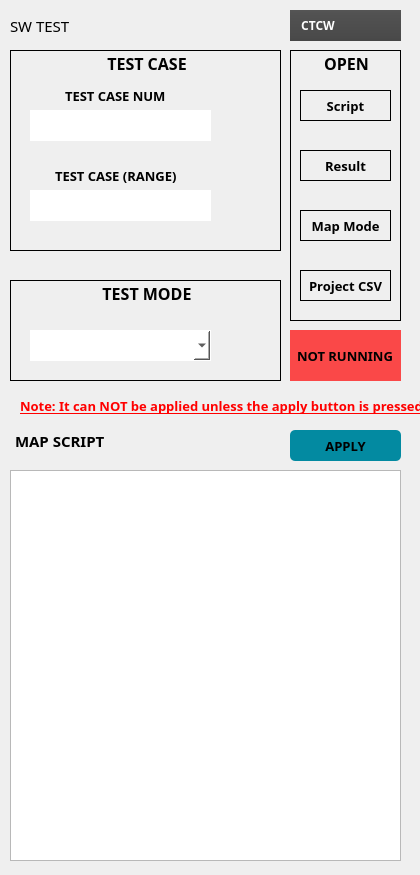
<?xml version="1.0" encoding="UTF-8"?>
<ui version="4.0">
 <class>Form</class>
 <widget class="QWidget" name="Form">
  <property name="geometry">
   <rect>
    <x>0</x>
    <y>0</y>
    <width>420</width>
    <height>875</height>
   </rect>
  </property>
  <property name="sizePolicy">
   <sizepolicy hsizetype="Expanding" vsizetype="Expanding">
    <horstretch>0</horstretch>
    <verstretch>0</verstretch>
   </sizepolicy>
  </property>
  <property name="windowTitle">
   <string>SW TEST QT</string>
  </property>
  <widget class="QLabel" name="label_name">
   <property name="geometry">
    <rect>
     <x>10</x>
     <y>10</y>
     <width>141</width>
     <height>31</height>
    </rect>
   </property>
   <property name="font">
    <font>
     <family>LG Smart UI SemiBold</family>
     <pointsize>11</pointsize>
    </font>
   </property>
   <property name="text">
    <string>SW TEST</string>
   </property>
  </widget>
  <widget class="QGroupBox" name="Test_Case_groupBox">
   <property name="geometry">
    <rect>
     <x>10</x>
     <y>50</y>
     <width>271</width>
     <height>201</height>
    </rect>
   </property>
   <property name="font">
    <font>
     <family>Arial Black</family>
     <pointsize>12</pointsize>
     <weight>75</weight>
     <bold>true</bold>
    </font>
   </property>
   <property name="styleSheet">
    <string notr="true">border: 1px solid black;</string>
   </property>
   <property name="title">
    <string>TEST CASE</string>
   </property>
   <property name="alignment">
    <set>Qt::AlignCenter</set>
   </property>
   <widget class="QPushButton" name="btn_TESTCASE_Start">
    <property name="geometry">
     <rect>
      <x>200</x>
      <y>60</y>
      <width>61</width>
      <height>31</height>
     </rect>
    </property>
    <property name="font">
     <font>
      <family>Arial Black</family>
      <pointsize>10</pointsize>
      <weight>75</weight>
      <bold>true</bold>
     </font>
    </property>
    <property name="styleSheet">
     <string notr="true">QPushButton{
border: 1px solid transparent;
}
QPushButton::pressed{
background-color : blue; color: blue
}
QPushButton::hover{
background-color: lightgreen;
}</string>
    </property>
    <property name="text">
     <string/>
    </property>
    <property name="icon">
     <iconset>
      <normaloff>../img/start.png</normaloff>../img/start.png</iconset>
    </property>
    <property name="iconSize">
     <size>
      <width>30</width>
      <height>30</height>
     </size>
    </property>
   </widget>
   <widget class="QLabel" name="label_3">
    <property name="geometry">
     <rect>
      <x>40</x>
      <y>110</y>
      <width>201</width>
      <height>31</height>
     </rect>
    </property>
    <property name="font">
     <font>
      <family>Arial Black</family>
      <pointsize>10</pointsize>
      <weight>75</weight>
      <bold>true</bold>
     </font>
    </property>
    <property name="styleSheet">
     <string notr="true">border: 1px solid transparent;</string>
    </property>
    <property name="text">
     <string>TEST CASE (RANGE)</string>
    </property>
   </widget>
   <widget class="QLabel" name="label_2">
    <property name="geometry">
     <rect>
      <x>50</x>
      <y>30</y>
      <width>161</width>
      <height>31</height>
     </rect>
    </property>
    <property name="font">
     <font>
      <family>Arial Black</family>
      <pointsize>10</pointsize>
      <weight>75</weight>
      <bold>true</bold>
     </font>
    </property>
    <property name="styleSheet">
     <string notr="true">border: 1px solid transparent;</string>
    </property>
    <property name="text">
     <string>TEST CASE NUM</string>
    </property>
   </widget>
   <widget class="QPushButton" name="btn_TESTCASE_Start_range">
    <property name="geometry">
     <rect>
      <x>200</x>
      <y>140</y>
      <width>61</width>
      <height>31</height>
     </rect>
    </property>
    <property name="font">
     <font>
      <family>Arial Black</family>
      <pointsize>10</pointsize>
      <weight>75</weight>
      <bold>true</bold>
     </font>
    </property>
    <property name="styleSheet">
     <string notr="true">QPushButton{
border: 1px solid transparent;
}
QPushButton::pressed{
background-color : blue; color: blue
}
QPushButton::hover{
background-color: lightgreen;
}</string>
    </property>
    <property name="text">
     <string/>
    </property>
    <property name="icon">
     <iconset>
      <normaloff>../img/start.png</normaloff>../img/start.png</iconset>
    </property>
    <property name="iconSize">
     <size>
      <width>30</width>
      <height>30</height>
     </size>
    </property>
   </widget>
   <widget class="QLineEdit" name="line_Testcase_num">
    <property name="geometry">
     <rect>
      <x>20</x>
      <y>60</y>
      <width>181</width>
      <height>31</height>
     </rect>
    </property>
    <property name="font">
     <font>
      <family>Arial Black</family>
      <pointsize>10</pointsize>
      <weight>75</weight>
      <bold>true</bold>
     </font>
    </property>
    <property name="layoutDirection">
     <enum>Qt::LeftToRight</enum>
    </property>
    <property name="styleSheet">
     <string notr="true">QLineEdit
{
	qproperty-cursorPosition: 0;
	border: 1px solid transparent;
}
QLineEdit::hover
{
	border: 4px solid green;
	color: black;
}</string>
    </property>
    <property name="text">
     <string/>
    </property>
    <property name="frame">
     <bool>true</bool>
    </property>
    <property name="alignment">
     <set>Qt::AlignCenter</set>
    </property>
    <property name="readOnly">
     <bool>false</bool>
    </property>
   </widget>
   <widget class="QLineEdit" name="line_Testcase_num_range">
    <property name="geometry">
     <rect>
      <x>20</x>
      <y>140</y>
      <width>181</width>
      <height>31</height>
     </rect>
    </property>
    <property name="font">
     <font>
      <family>Arial Black</family>
      <pointsize>10</pointsize>
      <weight>75</weight>
      <bold>true</bold>
     </font>
    </property>
    <property name="layoutDirection">
     <enum>Qt::LeftToRight</enum>
    </property>
    <property name="styleSheet">
     <string notr="true">QLineEdit
{
	qproperty-cursorPosition: 0;
	border: 1px solid transparent;
}
QLineEdit::hover
{
	border: 4px solid green;
	color: black;
}</string>
    </property>
    <property name="text">
     <string/>
    </property>
    <property name="frame">
     <bool>true</bool>
    </property>
    <property name="alignment">
     <set>Qt::AlignCenter</set>
    </property>
    <property name="readOnly">
     <bool>false</bool>
    </property>
   </widget>
  </widget>
  <widget class="QGroupBox" name="Test_Case_groupBox_2">
   <property name="geometry">
    <rect>
     <x>10</x>
     <y>280</y>
     <width>271</width>
     <height>101</height>
    </rect>
   </property>
   <property name="font">
    <font>
     <family>Arial Black</family>
     <pointsize>12</pointsize>
     <weight>75</weight>
     <bold>true</bold>
    </font>
   </property>
   <property name="styleSheet">
    <string notr="true">border: 1px solid black;</string>
   </property>
   <property name="title">
    <string>TEST MODE</string>
   </property>
   <property name="alignment">
    <set>Qt::AlignCenter</set>
   </property>
   <widget class="QComboBox" name="cbox_Test_mode">
    <property name="geometry">
     <rect>
      <x>20</x>
      <y>50</y>
      <width>181</width>
      <height>31</height>
     </rect>
    </property>
    <property name="font">
     <font>
      <family>Arial Black</family>
      <weight>75</weight>
      <bold>true</bold>
     </font>
    </property>
    <property name="styleSheet">
     <string notr="true">color: black;
border: 1px solid transparent;
background-color: white;</string>
    </property>
   </widget>
   <widget class="QPushButton" name="btn_TESTMode_Start">
    <property name="geometry">
     <rect>
      <x>200</x>
      <y>50</y>
      <width>61</width>
      <height>31</height>
     </rect>
    </property>
    <property name="font">
     <font>
      <family>Arial Black</family>
      <pointsize>10</pointsize>
      <weight>75</weight>
      <bold>true</bold>
     </font>
    </property>
    <property name="styleSheet">
     <string notr="true">QPushButton{
border: 1px solid transparent;
}
QPushButton::pressed{
background-color : blue; color: blue
}
QPushButton::hover{
background-color: lightgreen;
}</string>
    </property>
    <property name="text">
     <string/>
    </property>
    <property name="icon">
     <iconset>
      <normaloff>../img/start.png</normaloff>../img/start.png</iconset>
    </property>
    <property name="iconSize">
     <size>
      <width>30</width>
      <height>30</height>
     </size>
    </property>
   </widget>
  </widget>
  <widget class="QGroupBox" name="Open_File_groupBox">
   <property name="geometry">
    <rect>
     <x>290</x>
     <y>50</y>
     <width>111</width>
     <height>271</height>
    </rect>
   </property>
   <property name="font">
    <font>
     <family>Arial Black</family>
     <pointsize>12</pointsize>
     <weight>75</weight>
     <bold>true</bold>
    </font>
   </property>
   <property name="styleSheet">
    <string notr="true">border: 1px solid black;</string>
   </property>
   <property name="title">
    <string>OPEN</string>
   </property>
   <property name="alignment">
    <set>Qt::AlignCenter</set>
   </property>
   <widget class="QPushButton" name="btn_Project_CSV">
    <property name="geometry">
     <rect>
      <x>10</x>
      <y>220</y>
      <width>91</width>
      <height>31</height>
     </rect>
    </property>
    <property name="font">
     <font>
      <family>Arial Black</family>
      <pointsize>10</pointsize>
      <weight>75</weight>
      <bold>true</bold>
     </font>
    </property>
    <property name="styleSheet">
     <string notr="true">QPushButton::pressed{
background-color : blue; color: blue
}
QPushButton::hover{
background-color: lightblue;
}</string>
    </property>
    <property name="text">
     <string>Project CSV</string>
    </property>
    <property name="checkable">
     <bool>false</bool>
    </property>
    <property name="checked">
     <bool>false</bool>
    </property>
   </widget>
   <widget class="QPushButton" name="btn_Script_Folder">
    <property name="geometry">
     <rect>
      <x>10</x>
      <y>40</y>
      <width>91</width>
      <height>31</height>
     </rect>
    </property>
    <property name="font">
     <font>
      <family>Arial Black</family>
      <pointsize>10</pointsize>
      <weight>75</weight>
      <bold>true</bold>
     </font>
    </property>
    <property name="styleSheet">
     <string notr="true">QPushButton::pressed{
background-color : blue; color: blue
}
QPushButton::hover{
background-color: lightblue;
}</string>
    </property>
    <property name="text">
     <string>Script</string>
    </property>
   </widget>
   <widget class="QPushButton" name="btn_Result_Folder">
    <property name="geometry">
     <rect>
      <x>10</x>
      <y>100</y>
      <width>91</width>
      <height>31</height>
     </rect>
    </property>
    <property name="font">
     <font>
      <family>Arial Black</family>
      <pointsize>10</pointsize>
      <weight>75</weight>
      <bold>true</bold>
     </font>
    </property>
    <property name="styleSheet">
     <string notr="true">QPushButton::pressed{
background-color : blue; color: blue
}
QPushButton::hover{
background-color: lightblue;
}</string>
    </property>
    <property name="text">
     <string>Result</string>
    </property>
    <property name="checkable">
     <bool>false</bool>
    </property>
    <property name="checked">
     <bool>false</bool>
    </property>
   </widget>
   <widget class="QPushButton" name="btn_Map_Mode">
    <property name="geometry">
     <rect>
      <x>10</x>
      <y>160</y>
      <width>91</width>
      <height>31</height>
     </rect>
    </property>
    <property name="font">
     <font>
      <family>Arial Black</family>
      <pointsize>10</pointsize>
      <weight>75</weight>
      <bold>true</bold>
     </font>
    </property>
    <property name="styleSheet">
     <string notr="true">QPushButton::pressed{
background-color : blue; color: blue
}
QPushButton::hover{
background-color: lightblue;
}</string>
    </property>
    <property name="text">
     <string>Map Mode</string>
    </property>
    <property name="checkable">
     <bool>false</bool>
    </property>
    <property name="checked">
     <bool>false</bool>
    </property>
   </widget>
  </widget>
  <widget class="QPlainTextEdit" name="pText_map_test">
   <property name="geometry">
    <rect>
     <x>10</x>
     <y>470</y>
     <width>391</width>
     <height>391</height>
    </rect>
   </property>
   <property name="sizePolicy">
    <sizepolicy hsizetype="Expanding" vsizetype="Expanding">
     <horstretch>0</horstretch>
     <verstretch>0</verstretch>
    </sizepolicy>
   </property>
   <property name="font">
    <font>
     <family>Arial Black</family>
     <pointsize>8</pointsize>
    </font>
   </property>
  </widget>
  <widget class="QLabel" name="label_name_2">
   <property name="geometry">
    <rect>
     <x>20</x>
     <y>390</y>
     <width>641</width>
     <height>31</height>
    </rect>
   </property>
   <property name="font">
    <font>
     <family>LG Smart UI SemiBold</family>
     <pointsize>10</pointsize>
     <weight>75</weight>
     <bold>true</bold>
     <underline>true</underline>
    </font>
   </property>
   <property name="styleSheet">
    <string notr="true">color: red;</string>
   </property>
   <property name="text">
    <string>Note: It can NOT be applied unless the apply button is pressed</string>
   </property>
  </widget>
  <widget class="QPushButton" name="btn_apply">
   <property name="geometry">
    <rect>
     <x>290</x>
     <y>430</y>
     <width>111</width>
     <height>31</height>
    </rect>
   </property>
   <property name="font">
    <font>
     <family>Arial Black</family>
     <pointsize>10</pointsize>
     <weight>75</weight>
     <bold>true</bold>
    </font>
   </property>
   <property name="styleSheet">
    <string notr="true">QPushButton{
	color: black;
	background-color: #038aa1;
	border-radius: 5px;
}
QPushButton::pressed{
background-color : blue; color: blue
}
QPushButton::hover{
background-color: lightblue;
}</string>
   </property>
   <property name="text">
    <string>APPLY</string>
   </property>
   <property name="icon">
    <iconset>
     <normaloff>../../../../../../Control_GUI/Qt/static/img/apply.png</normaloff>../../../../../../Control_GUI/Qt/static/img/apply.png</iconset>
   </property>
   <property name="iconSize">
    <size>
     <width>50</width>
     <height>30</height>
    </size>
   </property>
  </widget>
  <widget class="QLabel" name="label_69">
   <property name="geometry">
    <rect>
     <x>10</x>
     <y>410</y>
     <width>121</width>
     <height>61</height>
    </rect>
   </property>
   <property name="font">
    <font>
     <family>Arial Black</family>
     <pointsize>11</pointsize>
     <weight>75</weight>
     <bold>true</bold>
    </font>
   </property>
   <property name="styleSheet">
    <string notr="true">border: 1px solid transparent;
color: black;</string>
   </property>
   <property name="text">
    <string>MAP SCRIPT</string>
   </property>
  </widget>
  <widget class="QLineEdit" name="line_status">
   <property name="geometry">
    <rect>
     <x>290</x>
     <y>330</y>
     <width>111</width>
     <height>51</height>
    </rect>
   </property>
   <property name="font">
    <font>
     <family>Arial Black</family>
     <pointsize>10</pointsize>
     <weight>75</weight>
     <bold>true</bold>
    </font>
   </property>
   <property name="layoutDirection">
    <enum>Qt::LeftToRight</enum>
   </property>
   <property name="styleSheet">
    <string notr="true">qproperty-cursorPosition: 0;
border: 1px solid transparent;
background-color: rgba(255, 0, 0, 0.70)</string>
   </property>
   <property name="text">
    <string>NOT RUNNING</string>
   </property>
   <property name="frame">
    <bool>true</bool>
   </property>
   <property name="alignment">
    <set>Qt::AlignCenter</set>
   </property>
   <property name="readOnly">
    <bool>true</bool>
   </property>
  </widget>
  <widget class="QComboBox" name="cbox_project">
   <property name="geometry">
    <rect>
     <x>290</x>
     <y>10</y>
     <width>111</width>
     <height>31</height>
    </rect>
   </property>
   <property name="font">
    <font>
     <family>Arial Black</family>
     <weight>75</weight>
     <bold>true</bold>
    </font>
   </property>
   <property name="layoutDirection">
    <enum>Qt::LeftToRight</enum>
   </property>
   <property name="styleSheet">
    <string notr="true">QComboBox
{
background-color: QLinearGradient( x1: 0, y1: 0, x2: 0, y2: 1, stop: 0 #565656, stop: 0.1 #525252, stop: 0.5 #4e4e4e, stop: 0.9 #4a4a4a, stop: 1 #464646);
selection-background-color: QLinearGradient( x1: 0, y1: 0, x2: 0, y2: 1, stop: 0 #565656, stop: 0.1 #525252, stop: 0.5 #4e4e4e, stop: 0.9 #4a4a4a, stop: 1 #464646);
border: 1px solid transparent;
color: white;
}

QComboBox QAbstractItemView
{
background-color: QLinearGradient( x1: 0, y1: 0, x2: 0, y2: 1, stop: 0 #565656, stop: 0.1 #525252, stop: 0.5 #4e4e4e, stop: 0.9 #4a4a4a, stop: 1 #464646);
selection-background-color: rgb(170, 170, 255);
color: white;
}

QComboBox:hover
{
border: 4px solid green;
color: white;
}

QComboBox::drop-down
{
border-width: 0px;
}
</string>
   </property>
   <property name="frame">
    <bool>true</bool>
   </property>
   <item>
    <property name="text">
     <string>  CTCW</string>
    </property>
   </item>
   <item>
    <property name="text">
     <string>  TVTC</string>
    </property>
   </item>
  </widget>
 </widget>
 <resources/>
 <connections/>
</ui>
